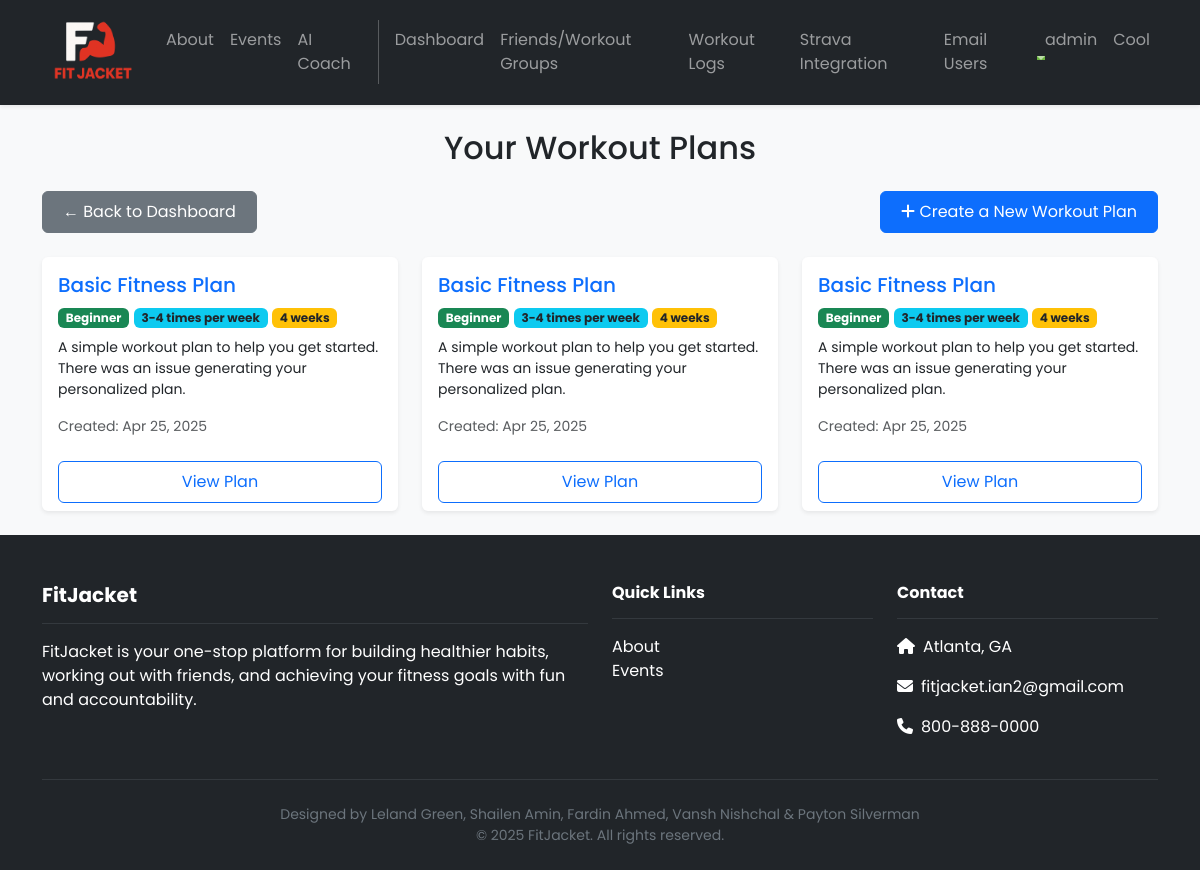
Before: /dashboard/workout-plans/ (signed in) with the older database file.
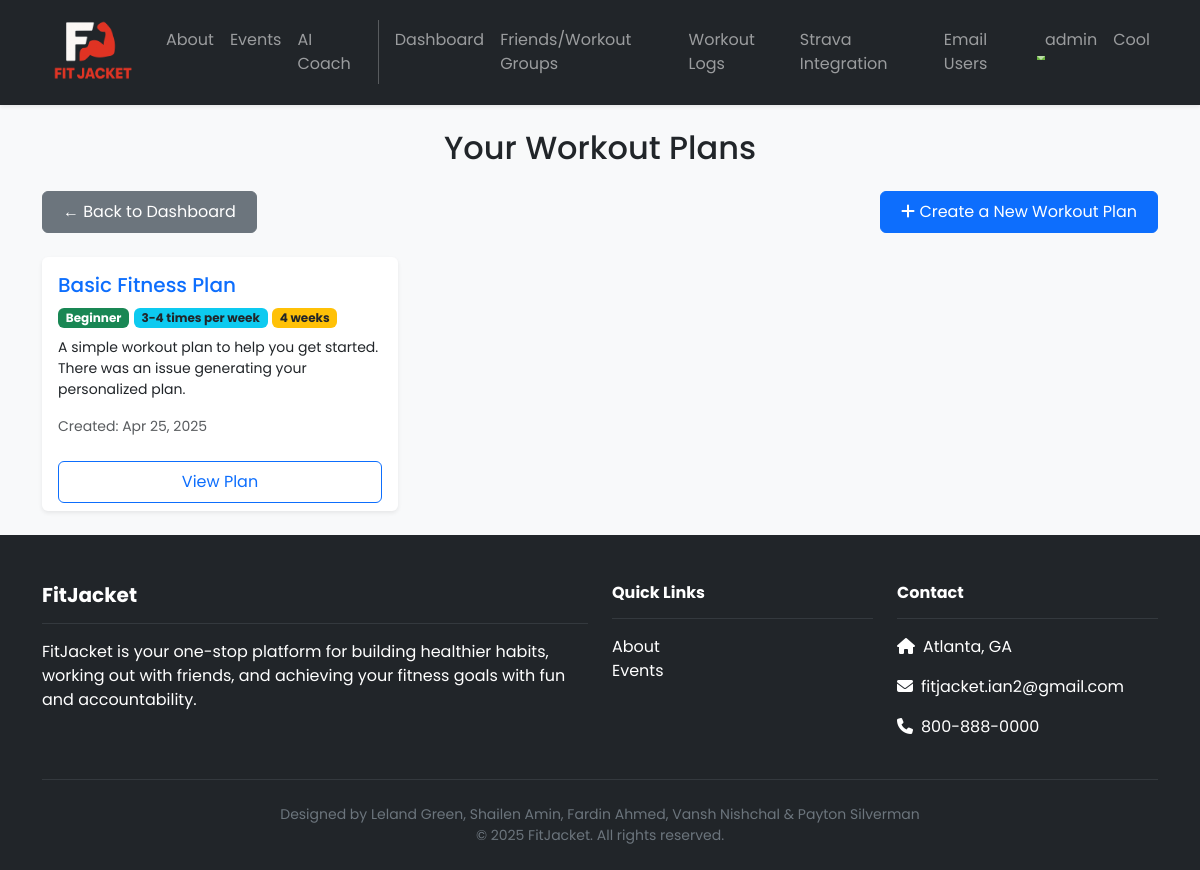
After: the same page with the newer database file.
### friends/models.py (models this page shows)
class WorkoutGroup(models.Model):
    name = models.CharField(max_length=255)
    created_by = models.ForeignKey(User, on_delete=models.CASCADE, related_name='created_groups')
    created_at = models.DateTimeField(auto_now_add=True)

### dashboard/models.py (models this page shows, shortened)
class WorkoutPlan(models.Model):
    FREQUENCY_CHOICES = [
        ('daily', 'Daily'),
        ('2-3x', '2-3 times per week'),
        ('3-4x', '3-4 times per week'),
        ('5-6x', '5-6 times per week'),
        ('weekly', 'Weekly'),
    ]
    DIFFICULTY_CHOICES = [
        ('beginner', 'Beginner'),
        ('intermediate', 'Intermediate'),
        ('advanced', 'Advanced'),
    ]
    user = models.ForeignKey(User, on_delete=models.CASCADE)
    title = models.CharField(max_length=255)
    description = models.TextField()
    frequency = models.CharField(max_length=10, choices=FREQUENCY_CHOICES, default='3-4x')
    difficulty = models.CharField(max_length=15, choices=DIFFICULTY_CHOICES, default='beginner')
    duration_weeks = models.PositiveIntegerField(default=4)
    created_at = models.DateTimeField(auto_now_add=True)
    last_updated = models.DateTimeField(auto_now=True)

### dashboard/views.py (the view)
# urls.py: path('workout-plans/', views.workout_plans, name='workout_plans'),
@login_required
def workout_plans(request):
    plans = WorkoutPlan.objects.filter(user=request.user).order_by('-created_at')
    return render(request, 'dashboard/workout_plans.html', {
        'plans': plans
    })

### accounts/context_processors.py (called while the page is built)
def admin_group(request):
    if request.user.is_authenticated:
        is_admin = request.user.groups.filter(name='admin').exists()
    else:
        is_admin = False
    return {'is_admin': is_admin}

### friends/context_processors.py (called while the page is built)
def user_groups(request):
    if request.user.is_authenticated:
        groups = WorkoutGroup.objects.filter(groupmember__user=request.user)
    else:
        groups = []
    return {'user_groups': groups}

### dashboard/templates/dashboard/workout_plans.html (shortened to what this page needs)
{% extends 'base.html' %}
{% block content %}
{% load static %}
<div class="container py-4">
    <h2 class="mb-4 text-center">Your Workout Plans</h2>
    <div class="d-flex justify-content-between mb-4">
        <a href="{% url 'Dashboard' %}" class="btn btn-secondary">← Back to Dashboard</a>
        <a href="{% url 'generate_workout_plan' %}" class="btn btn-primary">
            <i class="fas fa-plus"></i> Create a New Workout Plan
        </a>
    </div>
    {% if plans %}
        <div class="row row-cols-1 row-cols-md-2 row-cols-lg-3 g-4">
            {% for plan in plans %}
                <div class="col">
                    <div class="card h-100 shadow-sm hover-lift">
                        <div class="card-body">
                            <h5 class="card-title text-primary">{{ plan.title }}</h5>
                            <div class="mb-2">
                                <span class="badge bg-success">{{ plan.get_difficulty_display }}</span>
                                <span class="badge bg-info text-dark">{{ plan.get_frequency_display }}</span>
                                <span class="badge bg-warning text-dark">{{ plan.duration_weeks }} weeks</span>
                            </div>
                            <p class="card-text small">{{ plan.description|truncatechars:100 }}</p>
                            <p class="card-text text-muted small">Created: {{ plan.created_at|date:"M d, Y" }}</p>
                        </div>
                        <div class="card-footer bg-transparent border-top-0">
                            <a href="{% url 'workout_plan_detail' plan.id %}" class="btn btn-outline-primary w-100">View Plan</a>
                        </div>
                    </div>
                </div>
            {% endfor %}
        </div>
    {% endif %}
</div>
{% endblock %}

### FitJacket/templates/base.html (shortened to what this page needs)
<!DOCTYPE html>
<html>
  {% load static %}
  <head>
    <link href="https://cdn.jsdelivr.net/npm/bootstrap@5.3.3/dist/css/bootstrap.min.css" rel="stylesheet">
    <link rel="stylesheet" href="https://cdnjs.cloudflare.com/ajax/libs/font-awesome/6.4.0/css/all.min.css">
    <link rel="stylesheet" type="text/css" href="{% static 'css/style.css' %}">
  </head>
  <body>
    <nav class="navbar navbar-dark bg-dark navbar-expand-lg sticky-top shadow-sm py-2m">
      <div class="container">
        <a class="navbar-brand" href="{% url 'home.index' %}">
          <img src="{% static 'img/fitjacketlogo.png' %}" style="height:100px; width:auto;" alt="logo" />
        </a>
        <div class="collapse navbar-collapse" id="navbarNavAltMarkup">
          <div class="navbar-nav ms-auto navbar-ml">
            <a class="nav-link {% if request.path == '/about/' %}active{% endif %}" href="{% url 'home.about' %}" aria-current="{% if request.path == '/about/' %}page{% endif %}">About</a>
            <a class="nav-link {% if request.path == '/events/' %}active{% endif %}" href="{% url 'events.about' %}" aria-current="{% if request.path == '/events/' %}page{% endif %}">Events</a>
            <a class="nav-link" href="{% url 'ai_coach:home' %}">AI Coach</a>
            {% if user.is_authenticated %}
              <a class="nav-link {% if request.path == '/dashboard/' %}active{% endif %}" href="{% url 'Dashboard' %}" aria-current="{% if request.path == '/dashboard/' %}page{% endif %}">Dashboard</a>
              <a class="nav-link" href="{% url 'friends:userList' %}">Friends/Workout Groups</a>
                <a class="nav-link" href="{% url 'workout_logs' %}">Workout Logs</a>
              <a class="nav-link" href="{% url 'strava.import' %}">Strava Integration</a>
              {% if is_admin %}
                <a class="nav-link" href="{% url 'administratorPanel.emailUsers' %}">Email Users</a>
              {% endif %}
              <li class="nav-item dropdown">
                <a class="nav-link dropdown-toggle" href="#" role="button" data-bs-toggle="dropdown">
                   {{ user.username }}
                </a>
              </li>
            {% else %}
              <a class="nav-link" href="{% url 'accounts.login' %}">Login</a>
              <a class="nav-link" href="{% url 'accounts.signup' %}">Sign Up</a>
              <a class="nav-link" href="{% url 'accounts.resetPassword' %}">Reset Password</a>
            {% endif %}
            {% if user_groups %}
              {% for group in user_groups %}
                <a class="nav-link" href="{% url 'friends:groupDetail' group.id %}">{{ group.name }}</a>
              {% endfor %}
            {% endif %}
          </div>
        </div>
      </div>
    </nav>
    <div class="main-content" style="height: 80vh;">
      {% block content %}
      {% endblock content %}
    </div>
    <footer class="bg-dark text-white pt-5 pb-4 mt-auto">
      <div class="container">
        <div class="row g-4">
          <div class="col-md-6">
            <h5 class="fw-bold">FitJacket</h5>
            <hr class="border-secondary">
            <p>FitJacket is your one-stop platform for building healthier habits, working out with friends, and achieving your fitness goals with fun and accountability.</p>
          </div>
          <div class="col-md-3">
            <h6 class="fw-bold">Quick Links</h6>
            <hr class="border-secondary">
            <ul class="list-unstyled">
              <li><a href="{% url 'home.about' %}" class="text-white text-decoration-none">About</a></li>
              <li><a href="{% url 'events.about' %}" class="text-white text-decoration-none">Events</a></li>
            </ul>
          </div>
          <div class="col-md-3">
            <h6 class="fw-bold">Contact</h6>
            <hr class="border-secondary">
            <p><i class="fas fa-home me-2"></i>Atlanta, GA</p>
            <p><i class="fas fa-envelope me-2"></i>fitjacket.ian2@gmail.com</p>
            <p><i class="fas fa-phone me-2"></i>800-888-0000</p>
          </div>
        </div>
        <hr class="border-secondary my-4">
        <div class="text-center small" style="color: #6c757d;">
          Designed by Leland Green, Shailen Amin, Fardin Ahmed, Vansh Nishchal & Payton Silverman<br>
          © 2025 FitJacket. All rights reserved.
        </div>
      </div>
    </footer>
  </body>
</html>

### FitJacket/static/css/style.css (style rules this page uses)
body { font-family: 'Poppins', sans-serif; background-color: #f8f9fa; min-height: 100vh; display: flex; flex-direction: column; }
.main-content { flex: 1; }
.navbar { box-shadow: 0 2px 4px rgba(0,0,0,0.1); min-height: 60px; align-items: center; }
nav.navbar { padding-top: 0.15rem; padding-bottom: 0.15rem; }
.navbar-brand { position: relative; overflow: visible; padding-top: 0; padding-bottom: 0; }
.navbar-brand img { height: 100px !important; width: auto !important; transition: transform 0.2s; }
.nav-link { position: relative; transition: color 0.3s; }
.nav-link:after { content: ''; position: absolute; width: 0; height: 2px; bottom: 0; left: 0; background-color: #6ab43e; transition: width 0.3s; }
.card { transition: transform 0.2s, box-shadow 0.2s; border: none; box-shadow: 0 2px 15px rgba(0,0,0,0.1); }
.btn { padding: 8px 20px; border-radius: 6px; transition: all 0.3s; }

### dashboard/templates/dashboard/workout_plans.html (style rules this page uses)
.hover-lift { transition: transform 0.2s ease, box-shadow 0.2s ease; }

Changed rows visible on the page:
removed WorkoutPlan: title "Basic Fitness Plan", difficulty "Beginner", frequency "3-4 times per week", duration_weeks "4", description "A simple workout plan to help you get started. There was an issue generating your personalized plan.", created_at "Apr 25, 2025"
removed WorkoutPlan: title "Basic Fitness Plan", difficulty "Beginner", frequency "3-4 times per week", duration_weeks "4", description "A simple workout plan to help you get started. There was an issue generating your personalized plan.", created_at "Apr 25, 2025"
